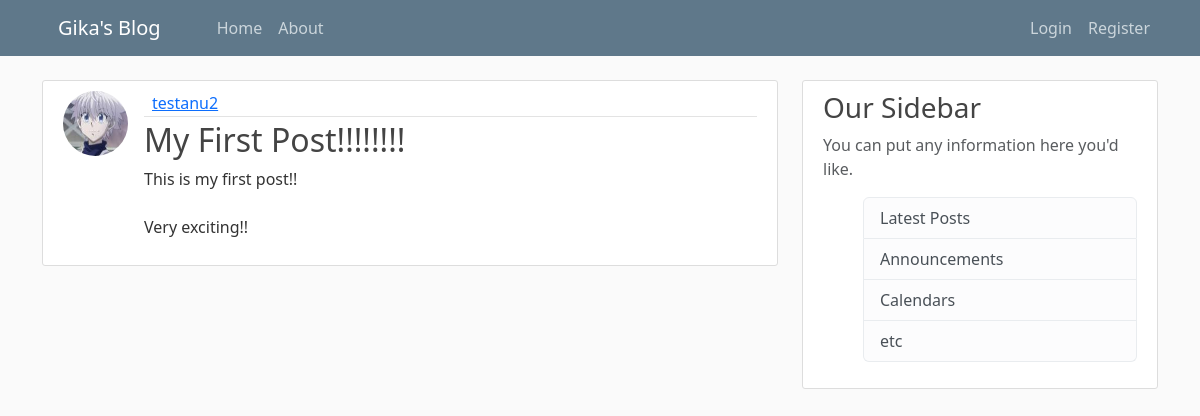
The app's page /post/1/ with its own data.
### server/models.py (models this page shows, shortened)
class User(db.Model, UserMixin):
    id = db.Column(db.Integer, primary_key=True)
    username = db.Column(db.String(20), unique=True, nullable=False)
    email = db.Column(db.String(120), unique=True, nullable=False)
    image_file = db.Column(db.String(20), nullable=False, default='default.jpg')
    password = db.Column(db.String(60), nullable=False)
    posts = db.relationship('Post', backref='author', lazy=True)

class Post(db.Model):
    id = db.Column(db.Integer, primary_key=True)
    title = db.Column(db.String(100), nullable=False)
    date_posted = db.Column(db.DateTime, nullable=False, default=datetime.utcnow)
    content = db.Column(db.Text, nullable=False)
    user_id = db.Column(db.Integer, db.ForeignKey('user.id'), nullable=False)

### server/posts/routes.py (the view)
@posts.route("/post/<int:post_id>")
@posts.route("/post/<int:post_id>/")
def post(post_id):
    post_id = int(post_id)
    post = Post.query.get_or_404(post_id)
    return render_template('post.html', title=post.title, post=post)

### server/templates/post.html (shortened to what this page needs)
{% extends "layout.html" %}
{% block content %}
    <article class="d-flex content-section">
      <img class="rounded-circle article-img" src=" {{ url_for('static', filename='profile_pics/' + post.author.image_file) }} ">
       <div class="flex-grow-1">
         <div class="article-metadata d-flex justify-content-between align-items-center">
           <div>
                <a class="me-2" href="{{ url_for('users.user_posts', username=post.author.username) }}">{{ post.author.username }}</a>
           </div>
         </div>
         <h2 class ="article-title">{{ post.title }}</h2>
         <p class="article-content">{{ post.content }}</p>
       </div>
    </article>
{% endblock content %}

### server/static/main.css (style rules this page uses)
body { background: #fafafa; color: #333333; margin-top: 5rem; }
h1, h2, h3, h4, h5, h6 { color: #444444; }
.content-section { background: #ffffff; padding: 10px 20px; border: 1px solid #dddddd; border-radius: 3px; margin-bottom: 20px; }
.article-title { color: #444444; }
.article-content { white-space: pre-line; }
.article-img { height: 65px; width: 65px; margin-right: 16px; }
.article-metadata { padding-bottom: 1px; margin-bottom: 4px; border-bottom: 1px solid #e3e3e3 }

### records on screen
User: image_file (picture), author.username "testanu2"
Post: title "My First Post!!!!!!!!", content "This is my first post!! Very exciting!!"
